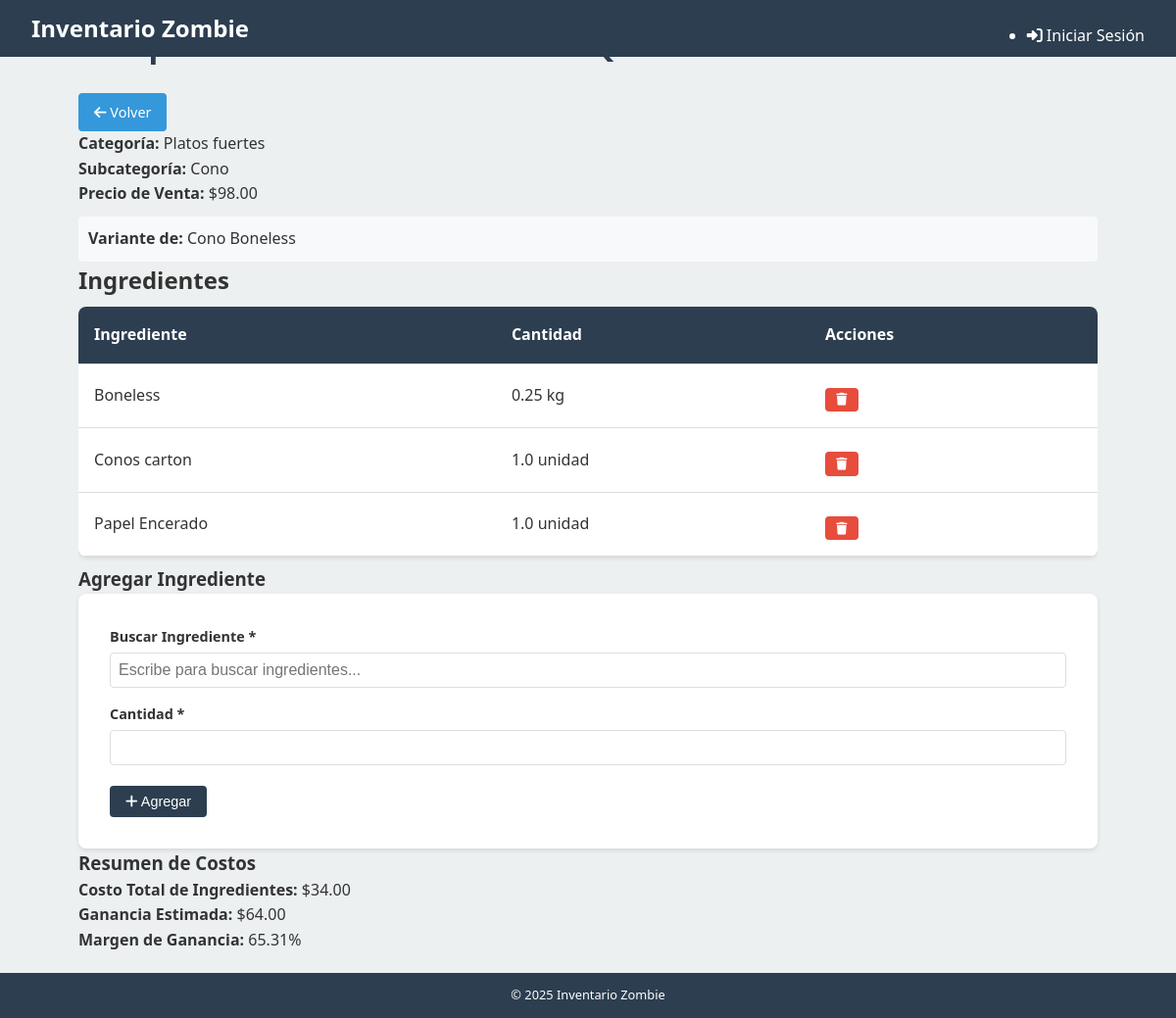
/articulos/composicion/36, run on the app's committed database.
### tables this page shows
CREATE TABLE ArticulosVendidos (
    id INTEGER PRIMARY KEY AUTOINCREMENT,
    nombre TEXT NOT NULL UNIQUE,
    categoria TEXT,
    subcategoria TEXT,
    precio_venta REAL
, articulo_padre_id INTEGER REFERENCES ArticulosVendidos(id), es_variante BOOLEAN DEFAULT 0);

CREATE TABLE ComposicionArticulo (
    id INTEGER PRIMARY KEY AUTOINCREMENT,
    articulo_id INTEGER NOT NULL,
    ingrediente_id INTEGER NOT NULL,
    cantidad REAL NOT NULL,
    FOREIGN KEY (articulo_id) REFERENCES ArticulosVendidos (id),
    FOREIGN KEY (ingrediente_id) REFERENCES Ingredientes (id)
);

CREATE TABLE Ingredientes (
    id INTEGER PRIMARY KEY AUTOINCREMENT,
    nombre TEXT NOT NULL UNIQUE,
    unidad_medida TEXT NOT NULL,
    precio_compra REAL,
    cantidad_actual REAL NOT NULL DEFAULT 0,
    stock_minimo REAL
, categoria TEXT);

### routes/articulos.py (the view, shortened to what this page needs)
@articulos_web_bp.route('/composicion/<int:id>', methods=['GET'])
def composicion(id):
    db = get_db()
    cursor = db.execute('''
        SELECT a.*, p.nombre as articulo_padre_nombre
        FROM ArticulosVendidos a
        LEFT JOIN ArticulosVendidos p ON a.articulo_padre_id = p.id
        WHERE a.id = ?
    ''', (id,))
    articulo = cursor.fetchone()
    if articulo is None:
        return render_template('error.html', message='Artículo no encontrado'), 404
    cursor = db.execute('''
        SELECT c.id, c.articulo_id, c.ingrediente_id, c.cantidad,
               i.nombre as ingrediente_nombre, i.unidad_medida, i.precio_compra
        FROM ComposicionArticulo c
        JOIN Ingredientes i ON c.ingrediente_id = i.id
        WHERE c.articulo_id = ?
    ''', (id,))
    composicion = [dict(id=row['id'],
                       articulo_id=row['articulo_id'],
                       ingrediente_id=row['ingrediente_id'],
                       cantidad=row['cantidad'],
                       ingrediente_nombre=row['ingrediente_nombre'],
                       unidad_medida=row['unidad_medida'],
                       precio_compra=row['precio_compra'])
                  for row in cursor.fetchall()]
    cursor = db.execute('SELECT * FROM Ingredientes')
    ingredientes = [dict(id=row['id'],
                        nombre=row['nombre'],
                        unidad_medida=row['unidad_medida'])
                   for row in cursor.fetchall()]
    costo_total = sum(comp['precio_compra'] * comp['cantidad'] for comp in composicion)
    return render_template('articulos/composicion.html',
                          articulo=articulo,
                          composicion=composicion,
                          ingredientes=ingredientes,
                          costo_total=costo_total)

### app.py (called while the page is built)
@app.template_global()
def now():
    return datetime.datetime.now()

@app.after_request
def add_cors_headers(response):
    response.headers.add('Access-Control-Allow-Origin', '*')
    response.headers.add('Access-Control-Allow-Headers', 'Content-Type,Authorization')
    response.headers.add('Access-Control-Allow-Methods', 'GET,PUT,POST,DELETE,OPTIONS')
    return response

### database.py (called while the page is built)
def get_db():
    if 'db' not in g:
        g.db = sqlite3.connect(
            current_app.config['DATABASE'],
            detect_types=sqlite3.PARSE_DECLTYPES
        )
        g.db.row_factory = sqlite3.Row
    return g.db

### templates/articulos/composicion.html (shortened to what this page needs)
{% extends "layout.html" %}
{% block content %}
<div class="page-header">
    <h1>Composición: {{ articulo.nombre }}</h1>
    <div class="page-actions">
        <a href="{{ url_for('articulos_web.index') }}" class="btn btn-secondary">
            <i class="fas fa-arrow-left"></i> Volver
        </a>
    </div>
</div>
<div class="product-details">
    <div class="detail-item">
        <strong>Categoría:</strong> {{ articulo.categoria }}
    </div>
    {% if articulo.subcategoria %}
    <div class="detail-item">
        <strong>Subcategoría:</strong> {{ articulo.subcategoria }}
    </div>
    {% endif %}
    <div class="detail-item">
        <strong>Precio de Venta:</strong> ${{ "%.2f"|format(articulo.precio_venta) }}
    </div>
    {% if articulo.es_variante %}
    <div class="detail-item variant-info">
        <strong>Variante de:</strong> {{ articulo.articulo_padre_nombre }}
    </div>
    {% endif %}
</div>
<div class="composition-section">
    <h2>Ingredientes</h2>
    <div class="table-responsive">
        <table>
            <thead>
                <tr>
                    <th>Ingrediente</th>
                    <th>Cantidad</th>
                    <th>Acciones</th>
                </tr>
            </thead>
            <tbody id="composition-list">
                {% for comp in composicion %}
                <tr {% if comp.heredado %}class="inherited-row"{% endif %}>
                    <td>
                        {{ comp.ingrediente_nombre }}
                    </td>
                    <td>{{ comp.cantidad }} {{ comp.unidad_medida }}</td>
                    <td>
                        {% if not comp.heredado %}
                        <button class="btn btn-danger btn-sm delete-composition"
                                data-id="{{ comp.id }}"
                                data-ingrediente="{{ comp.ingrediente_nombre }}">
                            <i class="fas fa-trash"></i>
                        </button>
                        {% endif %}
                    </td>
                </tr>
                {% else %}
                <tr>
                    <td colspan="3" class="text-center">No hay ingredientes en este artículo</td>
                </tr>
                {% endfor %}
            </tbody>
        </table>
    </div>
    <div class="composition-form-container">
        <h3>Agregar Ingrediente</h3>
        <form id="composition-form" class="mobile-form">
            <div class="ingredient-search-container">
                <label for="ingredient-search">Buscar Ingrediente <span class="required">*</span></label>
                <input type="text"
                       id="ingredient-search"
                       class="ingredient-search-input"
                       placeholder="Escribe para buscar ingredientes..."
                       autocomplete="off">
            </div>
            <div class="form-group">
                <label for="cantidad">Cantidad <span class="required">*</span></label>
                <input type="number" id="cantidad" name="cantidad" step="0.01" min="0.01" required>
            </div>
            <div class="form-actions">
                <button type="submit" class="btn btn-primary">
                    <i class="fas fa-plus"></i> Agregar
                </button>
            </div>
        </form>
    </div>
</div>
<div class="cost-summary">
    <h3>Resumen de Costos</h3>
    <div class="detail-item">
        <strong>Costo Total de Ingredientes:</strong> <span id="total-cost">${{ "%.2f"|format(costo_total) }}</span>
    </div>
    <div class="detail-item">
        <strong>Ganancia Estimada:</strong> <span id="estimated-profit">${{ "%.2f"|format(articulo.precio_venta - costo_total) }}</span>
    </div>
    <div class="detail-item">
        <strong>Margen de Ganancia:</strong>
        <span id="profit-margin">
            {% if articulo.precio_venta > 0 %}
            {{ "%.2f"|format(((articulo.precio_venta - costo_total) / articulo.precio_venta) * 100) }}%
            {% else %}
            0.00%
            {% endif %}
        </span>
    </div>
</div>
{% endblock %}

### templates/layout.html (shortened to what this page needs)
<!DOCTYPE html>
<html lang="es">
<head>
    <link rel="stylesheet" href="{{ url_for('static', filename='css/main.css') }}">
    <link rel="stylesheet" href="https://cdnjs.cloudflare.com/ajax/libs/font-awesome/6.1.1/css/all.min.css">
</head>
<body>
    <header>
        <nav>
            <div class="logo">
                <a href="{{ url_for('index') }}">Inventario Zombie</a>
            </div>
            <ul class="nav-links">
                {% if current_user.is_authenticated %}
                    {% if current_user.rol == 'admin' %}
                        <li><a href="{{ url_for('recepciones_web.formulario') }}"><i class="fas fa-utensils"></i> Cocina</a></li>
                        <li><a href="{{ url_for('recepciones_web.historial') }}"><i class="fas fa-clipboard-list"></i> Historial Recepciones</a></li>
                        <li><a href="{{ url_for('ventas_web.lista') }}"><i class="fas fa-chart-line"></i> Ventas</a></li>
                        <li><a href="{{ url_for('ingredientes_web.index') }}"><i class="fas fa-carrot"></i> Ingredientes</a></li>
                        <li><a href="{{ url_for('articulos_web.index') }}"><i class="fas fa-hamburger"></i> Artículos</a></li>
                        <li><a href="{{ url_for('inventario_web.dashboard') }}"><i class="fas fa-warehouse"></i> Inventario</a></li>
                        <li><a href="{{ url_for('auth.lista_usuarios') }}"><i class="fas fa-users"></i> Usuarios</a></li>
                    {% elif current_user.rol == 'cocina' %}
                        <li><a href="{{ url_for('recepciones_web.formulario') }}"><i class="fas fa-utensils"></i> Recepción</a></li>
                    {% endif %}
                    <li class="user-menu">
                        <a href="#"><i class="fas fa-user-circle"></i> {{ current_user.nombre }}</a>
                        <ul class="dropdown">
                            <li><a href="{{ url_for('auth.logout') }}"><i class="fas fa-sign-out-alt"></i> Cerrar Sesión</a></li>
                        </ul>
                    </li>
                {% else %}
                    <li><a href="{{ url_for('auth.login') }}"><i class="fas fa-sign-in-alt"></i> Iniciar Sesión</a></li>
                {% endif %}
            </ul>
        </nav>
    </header>
    <main class="container">
        {% block content %}{% endblock %}
    </main>
    <footer>
        <p>&copy; {{ now().year }} Inventario Zombie</p>
    </footer>
</body>
</html>

### static/css/main.css (style rules this page uses)
:root { --primary-color: #2c3e50; --secondary-color: #3498db; --accent-color: #e74c3c; --background-color: #ecf0f1; --text-color: #333; --light-text: #fff; --success-color: #2ecc71; --warning-color: #f39c12; --error-color: #e74c3c; --info-color: #3498db; }
* { margin: 0; padding: 0; box-sizing: border-box; }
body { font-family: 'Segoe UI', Tahoma, Geneva, Verdana, sans-serif; line-height: 1.6; color: var(--text-color); background-color: var(--background-color); }
.container { width: 95%; margin: 0 auto; padding: 10px; }
header { background-color: var(--primary-color); color: var(--light-text); padding: 0.5rem 0; position: fixed; top: 0; width: 100%; z-index: 1000; }
nav { display: flex; justify-content: space-between; align-items: center; padding: 0 1rem; }
.logo a { color: var(--light-text); text-decoration: none; font-size: 1.2rem; font-weight: bold; }
.nav-links { position: fixed; top: 0; right: -100%; width: 70%; height: 100vh; background-color: var(--primary-color); flex-direction: column; justify-content: flex-start; align-items: center; padding-top: 60px; transition: right 0.3s ease; z-index: 900; }
.nav-links li { margin: 1rem 0; width: 100%; text-align: center; }
.nav-links a { color: var(--light-text); text-decoration: none; font-size: 1.1rem; display: block; padding: 0.5rem 0; transition: background-color 0.3s; }
main { margin-top: 60px; min-height: calc(100vh - 110px); padding: 1rem 0; }
h1 { color: var(--primary-color); margin-bottom: 1rem; font-size: 1.5rem; text-align: center; }
.btn { display: inline-block; background-color: var(--secondary-color); color: var(--light-text); padding: 0.5rem 1rem; border-radius: 4px; text-decoration: none; margin-top: 0.5rem; transition: background-color 0.3s; text-align: center; border: none; cursor: pointer; font-size: 0.9rem; }
form { background: white; padding: 1rem; border-radius: 8px; box-shadow: 0 2px 4px rgba(0, 0, 0, 0.1); width: 100%; margin: 0 auto; }
.form-group { margin-bottom: 0.8rem; }
label { display: block; margin-bottom: 0.3rem; font-weight: bold; font-size: 0.9rem; }
input, select, textarea { width: 100%; padding: 0.5rem; border: 1px solid #ddd; border-radius: 4px; font-size: 1rem; }
.table-responsive { overflow-x: auto; width: 100%; }
table { width: 100%; border-collapse: collapse; margin: 0.5rem 0; background-color: white; border-radius: 8px; overflow: hidden; box-shadow: 0 2px 4px rgba(0, 0, 0, 0.1); }
th, td { padding: 0.7rem; text-align: left; border-bottom: 1px solid #ddd; font-size: 0.9rem; }
th { background-color: var(--primary-color); color: var(--light-text); }
footer { background-color: var(--primary-color); color: var(--light-text); text-align: center; padding: 0.8rem 0; font-size: 0.8rem; }
@media screen and (min-width: 768px) { .container { width: 90%; padding: 20px; } }
@media screen and (min-width: 768px) { nav { padding: 0 2rem; } }
@media screen and (min-width: 768px) { .logo a { font-size: 1.5rem; } }
@media screen and (min-width: 768px) { .nav-links { position: static; width: auto; height: auto; background-color: transparent; display: flex; flex-direction: row; padding-top: 0; } }
@media screen and (min-width: 768px) { .nav-links li { margin-left: 1.5rem; margin-bottom: 0; width: auto; } }
@media screen and (min-width: 768px) { .nav-links a { font-size: 1rem; padding: 0; } }
@media screen and (min-width: 768px) { main { margin-top: 70px; padding: 2rem 0; } }
@media screen and (min-width: 768px) { h1 { font-size: 2rem; text-align: left; } }
@media screen and (min-width: 768px) { form { padding: 2rem; } }
@media screen and (min-width: 768px) { th, td { padding: 1rem; font-size: 1rem; } }
.btn-primary { background-color: var(--primary-color); }
.btn-secondary { background-color: var(--secondary-color); }
.btn-danger { background-color: var(--accent-color); }
.btn-sm { padding: 0.3rem 0.7rem; font-size: 0.8rem; }

### templates/articulos/composicion.html (style rules this page uses)
.variant-info { background-color: #f8f9fa; padding: 10px; border-radius: 4px; margin-top: 10px; }
.page-actions { display: flex; gap: 10px; align-items: center; }
.ingredient-search-container { position: relative; margin-bottom: 15px; }
.ingredient-search-input { width: 100%; padding: 8px; border: 1px solid #ddd; border-radius: 4px; font-size: 16px; }

### data on the page
ArticulosVendidos: categoria "Platos fuertes", subcategoria "Cono", precio_venta "98.00", articulo.precio_venta-costo_total "64.00", precio_venta "65.31"
ArticulosVendidos: articulo_padre_nombre "Cono Boneless"
ComposicionArticulo: ingrediente_nombre "Boneless", cantidad "0.25", unidad_medida "kg"
ComposicionArticulo: ingrediente_nombre "Conos carton", cantidad "1.0", unidad_medida "unidad"
ComposicionArticulo: ingrediente_nombre "Papel Encerado", cantidad "1.0", unidad_medida "unidad"

### other printed values
{{ "%.2f"|format(costo_total) }} "34.00"
